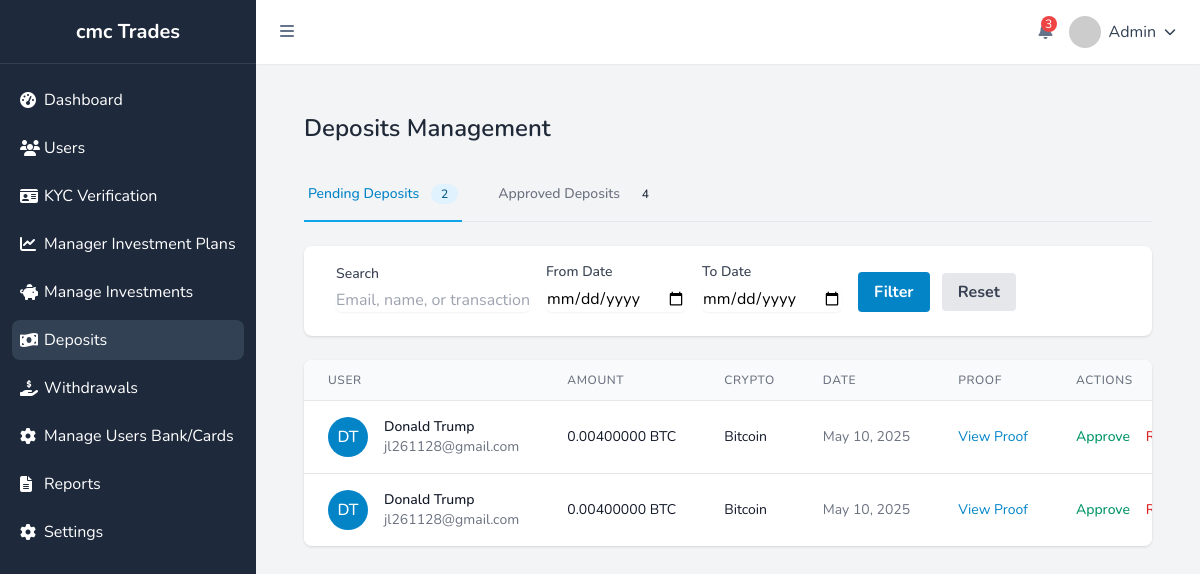
Page /admin-panel/deposits/pending/ (signed in) on the earlier database version.
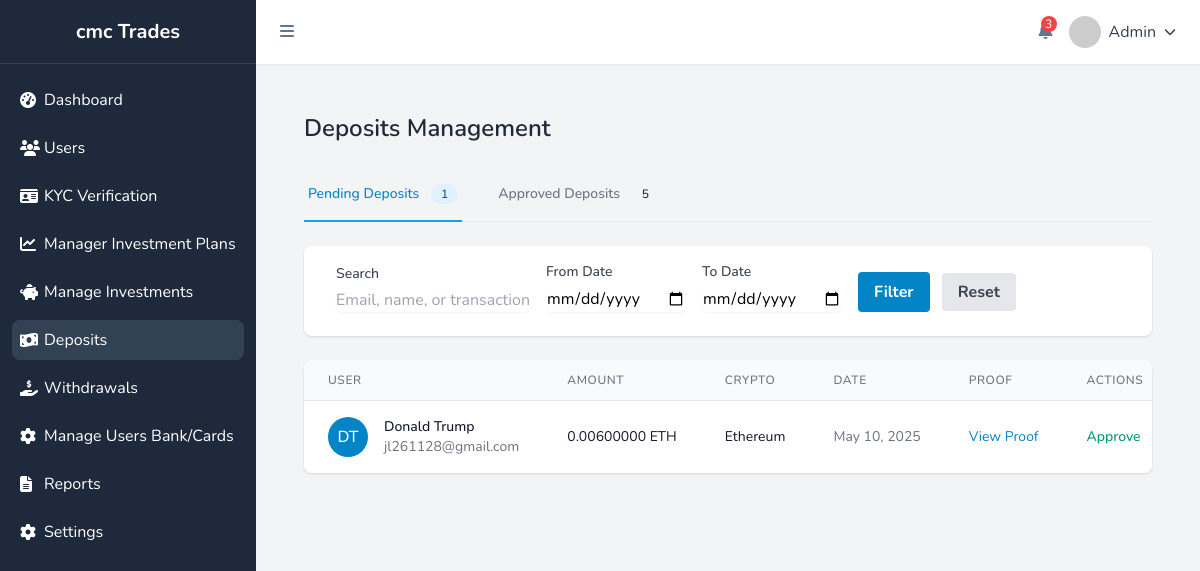
Same page on the later database version.
### transactions/models.py (models this page shows, shortened)
class Transaction(models.Model):
    TRANSACTION_TYPE_CHOICES = (
        ('deposit', 'Deposit'),
        ('withdrawal', 'Withdrawal'),
        ('profit', 'Profit'),
        ('bonus', 'Bonus'),
        ('investment', 'Investment'),
    )
    STATUS_CHOICES = (
        ('pending', 'Pending'),
        ('completed', 'Completed'),
        ('rejected', 'Rejected'),
    )
    CRYPTO_TYPE_CHOICES = (
        ('BTC', 'Bitcoin'),
        ('ETH', 'Ethereum'),
        ('USDT', 'Tether'),
        ('', 'None'),
    )
    user = models.ForeignKey('accounts.User', on_delete=models.CASCADE, related_name='transactions')
    transaction_type = models.CharField(max_length=20, choices=TRANSACTION_TYPE_CHOICES)
    amount = models.DecimalField(max_digits=15, decimal_places=8)
    currency = models.CharField(max_length=10)
    crypto_type = models.CharField(max_length=10, choices=CRYPTO_TYPE_CHOICES, blank=True, null=True)
    status = models.CharField(max_length=20, choices=STATUS_CHOICES, default='pending')
    screenshot = models.ImageField(upload_to='screenshots/', blank=True, null=True)
    withdrawal_details = models.TextField(blank=True, null=True)
    created_at = models.DateTimeField(auto_now_add=True)
    updated_at = models.DateTimeField(auto_now=True)

### accounts/models.py (models this page shows, shortened)
class User(AbstractUser):
    username = None
    email = models.EmailField('email address', unique=True)
    USERNAME_FIELD = 'email'
    REQUIRED_FIELDS = []
    objects = UserManager()

### admin_panel/views.py (the view, shortened to what this page needs)
# urls.py: path('deposits/pending/', views.pending_deposits, name='pending_deposits'),
@login_required
@user_passes_test(is_admin)
def pending_deposits(request):
    active_tab = request.GET.get('tab', 'pending')
    search_query = request.GET.get('search', '')
    date_from = request.GET.get('date_from', '')
    date_to = request.GET.get('date_to', '')
    if active_tab == 'approved':
        deposits = Transaction.objects.filter(
            transaction_type='deposit',
            status='completed'
        ).order_by('-created_at')
    else:  # Default to pending
        deposits = Transaction.objects.filter(
            transaction_type='deposit',
            status='pending'
        ).order_by('-created_at')
    if date_from:
        try:
            date_from = datetime.strptime(date_from, '%Y-%m-%d').date()
            deposits = deposits.filter(created_at__date__gte=date_from)
        except ValueError:
            pass
    if date_to:
        try:
            date_to = datetime.strptime(date_to, '%Y-%m-%d').date()
            deposits = deposits.filter(created_at__date__lte=date_to)
        except ValueError:
            pass
    paginator = Paginator(deposits, 20)  # Show 20 deposits per page
    page_number = request.GET.get('page')
    deposits_page = paginator.get_page(page_number)
    pending_count = Transaction.objects.filter(transaction_type='deposit', status='pending').count()
    approved_count = Transaction.objects.filter(transaction_type='deposit', status='completed').count()
    context = {
        'deposits': deposits_page,
        'active_tab': active_tab,
        'pending_count': pending_count,
        'approved_count': approved_count,
        'search_query': search_query,
        'date_from': date_from if isinstance(date_from, str) else date_from.strftime('%Y-%m-%d') if date_from else '',
        'date_to': date_to if isinstance(date_to, str) else date_to.strftime('%Y-%m-%d') if date_to else '',
    }
    return render(request, 'admin_panel/pending_deposits.html', context)

### admin_panel/context_processors.py (called while the page is built)
def system_settings(request):
    return {
        'system_settings': get_system_settings()
    }

### admin_panel/models.py (called while the page is built)
    @classmethod
    def get_settings(cls):
        settings, created = cls.objects.get_or_create(pk=1)
        return settings

### admin_panel/utils.py (called while the page is built)
def get_system_settings(refresh=False):
    if not refresh:
        cached_settings = cache.get(SETTINGS_CACHE_KEY)
        if cached_settings:
            return cached_settings
    try:
        settings_obj = SystemSettings.get_settings()
        settings_dict = {}
        for field in settings_obj._meta.fields:
            field_name = field.name
            if field_name not in ['id', 'created_at', 'updated_at']:
                settings_dict[field_name] = getattr(settings_obj, field_name)
        cache.set(SETTINGS_CACHE_KEY, settings_dict, SETTINGS_CACHE_TIMEOUT)
        return settings_dict
    except Exception as e:
        logger.error(f"Error retrieving system settings: {str(e)}")
        return {}

### admin_panel/views.py (called while the page is built)
def is_admin(user):
    return user.is_staff

### notifications/utils.py (called while the page is built)
def get_unread_notifications_count(user):
    return Notification.objects.filter(user=user, is_read=False).count()

### wallet/context_processors.py (called while the page is built)
def exchange_rates(request):
    return {
        'exchange_rates': get_exchange_rates()
    }

### admin_panel/templates/admin_panel/pending_deposits.html (shortened to what the changed rows need)
{% extends 'admin_panel/base.html' %}
{% load static %}
{% block content %}
<div class="p-6">
    <h1 class="text-2xl font-semibold text-gray-800 mb-6">Deposits Management</h1>
    <div class="border-b border-gray-200 mb-6">
        <nav class="-mb-px flex space-x-8" aria-label="Tabs">
            <a href="{% url 'pending_deposits' %}?tab=pending{% if search_query %}&search={{ search_query }}{% endif %}{% if date_from %}&date_from={{ date_from }}{% endif %}{% if date_to %}&date_to={{ date_to }}{% endif %}"
               class="{% if active_tab == 'pending' %}border-primary-500 text-primary-600{% else %}border-transparent text-gray-500 hover:text-gray-700 hover:border-gray-300{% endif %} whitespace-nowrap py-4 px-1 border-b-2 font-medium text-sm">
                Pending Deposits
                <span class="ml-2 py-0.5 px-2.5 text-xs font-medium rounded-full {% if active_tab == 'pending' %}bg-primary-100 text-primary-800{% else %}bg-gray-100 text-gray-800{% endif %}">
                    {{ pending_count }}
                </span>
            </a>
            <a href="{% url 'pending_deposits' %}?tab=approved{% if search_query %}&search={{ search_query }}{% endif %}{% if date_from %}&date_from={{ date_from }}{% endif %}{% if date_to %}&date_to={{ date_to }}{% endif %}"
               class="{% if active_tab == 'approved' %}border-primary-500 text-primary-600{% else %}border-transparent text-gray-500 hover:text-gray-700 hover:border-gray-300{% endif %} whitespace-nowrap py-4 px-1 border-b-2 font-medium text-sm">
                Approved Deposits
                <span class="ml-2 py-0.5 px-2.5 text-xs font-medium rounded-full {% if active_tab == 'approved' %}bg-primary-100 text-primary-800{% else %}bg-gray-100 text-gray-800{% endif %}">
                    {{ approved_count }}
                </span>
            </a>
        </nav>
    </div>
    <div class="bg-white shadow rounded-lg overflow-hidden">
        <div class="overflow-x-auto">
            <table class="min-w-full divide-y divide-gray-200">
                <thead class="bg-gray-50">
                    <tr>
                        <th scope="col" class="px-6 py-3 text-left text-xs font-medium text-gray-500 uppercase tracking-wider">User</th>
                        <th scope="col" class="px-6 py-3 text-left text-xs font-medium text-gray-500 uppercase tracking-wider">Amount</th>
                        <th scope="col" class="px-6 py-3 text-left text-xs font-medium text-gray-500 uppercase tracking-wider">Crypto</th>
                        <th scope="col" class="px-6 py-3 text-left text-xs font-medium text-gray-500 uppercase tracking-wider">Date</th>
                        <th scope="col" class="px-6 py-3 text-left text-xs font-medium text-gray-500 uppercase tracking-wider">Proof</th>
                        {% if active_tab == 'pending' %}
                        <th scope="col" class="px-6 py-3 text-left text-xs font-medium text-gray-500 uppercase tracking-wider">Actions</th>
                        {% else %}
                        <th scope="col" class="px-6 py-3 text-left text-xs font-medium text-gray-500 uppercase tracking-wider">Status</th>
                        {% endif %}
                    </tr>
                </thead>
                <tbody class="bg-white divide-y divide-gray-200">
                    {% for deposit in deposits %}
                    <tr>
                        <td class="px-6 py-4 whitespace-nowrap">
                            <div class="flex items-center">
                                <div class="flex-shrink-0 h-10 w-10">
                                    {% if deposit.user.profile.profile_photo %}
                                    <img class="h-10 w-10 rounded-full" src="{{ deposit.user.profile.profile_photo.url }}" alt="">
                                    {% else %}
                                    <div class="h-10 w-10 rounded-full bg-primary-600 flex items-center justify-center">
                                        <span class="text-white font-medium">{{ deposit.user.first_name|first }}{{ deposit.user.last_name|first }}</span>
                                    </div>
                                    {% endif %}
                                </div>
                                <div class="ml-4">
                                    <div class="text-sm font-medium text-gray-900">
                                        {{ deposit.user.first_name }} {{ deposit.user.last_name }}
                                    </div>
                                    <div class="text-sm text-gray-500">
                                        {{ deposit.user.email }}
                                    </div>
                                </div>
                            </div>
                        </td>
                        <td class="px-6 py-4 whitespace-nowrap text-sm text-gray-900">
                            {{ deposit.amount }} {{ deposit.currency }}
                        </td>
                        <td class="px-6 py-4 whitespace-nowrap text-sm text-gray-900">
                            {{ deposit.get_crypto_type_display }}
                        </td>
                        <td class="px-6 py-4 whitespace-nowrap text-sm text-gray-500">
                            {% if active_tab == 'approved' %}
                            {{ deposit.updated_at|date:"M d, Y H:i" }}
                            {% else %}
                            {{ deposit.created_at|date:"M d, Y" }}
                            {% endif %}
                        </td>
                        <td class="px-6 py-4 whitespace-nowrap text-sm text-gray-500">
                            {% if deposit.screenshot %}
                            <a href="{{ deposit.screenshot.url }}" target="_blank" class="text-primary-600 hover:text-primary-900">View Proof</a>
                            {% else %}
                            No proof provided
                            {% endif %}
                        </td>
                        {% if active_tab == 'pending' %}
                        <td class="px-6 py-4 whitespace-nowrap text-sm font-medium">
                            <form method="POST" action="{% url 'approve_deposit' deposit.id %}" class="inline">
                                <button type="submit" class="text-success-600 hover:text-success-900 mr-3">Approve</button>
                            </form>
                            <form method="POST" action="{% url 'reject_deposit' deposit.id %}" class="inline">
                                <button type="submit" class="text-danger-600 hover:text-danger-900">Reject</button>
                            </form>
                        </td>
                        {% else %}
                        <td class="px-6 py-4 whitespace-nowrap">
                            <span class="px-2 inline-flex text-xs leading-5 font-semibold rounded-full bg-green-100 text-green-800">
                                Completed
                            </span>
                        </td>
                        {% endif %}
                    </tr>
                    {% endfor %}
                </tbody>
            </table>
        </div>
    </div>
</div>
{% endblock %}

Differences in the rows shown:
no longer on this page (row edited): Transaction: user.first_name|first "D", user.last_name|first "T", user.first_name "Donald", user.last_name "Trump", user.email "jl261128@gmail.com", amount "0.00400000", currency "BTC", crypto_type "Bitcoin", created_at "May 10, 2025", shows "Reject"
no longer on this page (row edited): Transaction: user.first_name|first "D", user.last_name|first "T", user.first_name "Donald", user.last_name "Trump", user.email "jl261128@gmail.com", amount "0.00400000", currency "BTC", crypto_type "Bitcoin", created_at "May 10, 2025", shows "Reject"
added Transaction: user.first_name|first "D", user.last_name|first "T", user.first_name "Donald", user.last_name "Trump", user.email "jl261128@gmail.com", amount "0.00600000", currency "ETH", crypto_type "Ethereum", created_at "May 10, 2025"
Other differences:
{{ pending_count }}: "2" → "1"
{{ approved_count }}: "4" → "5"
